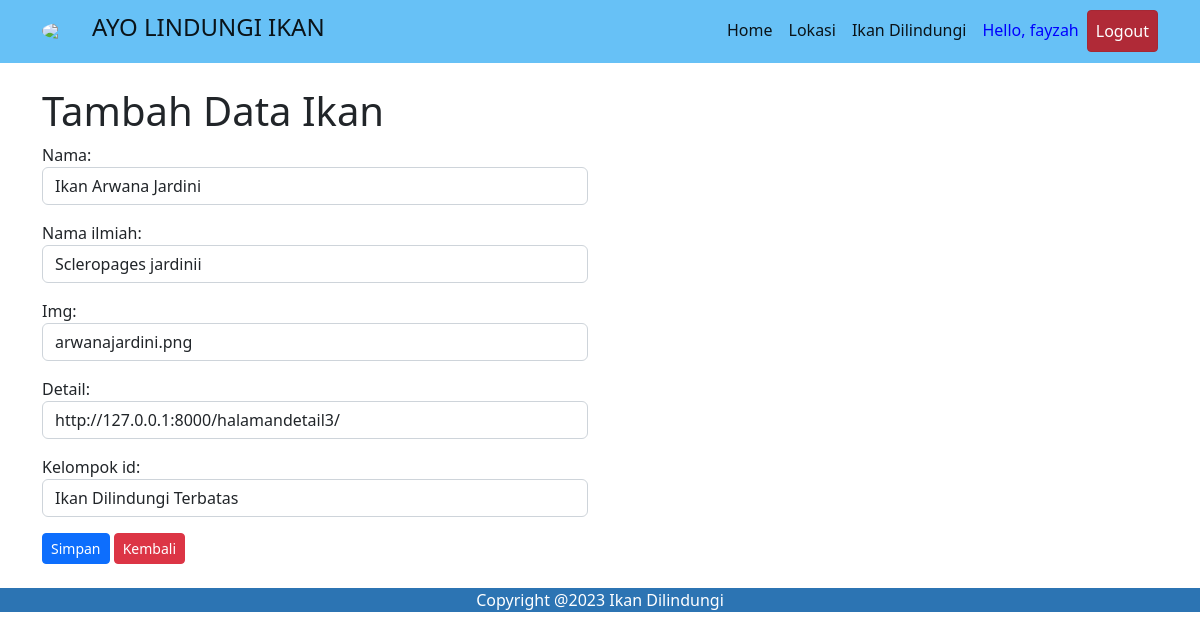
The app's page /halamanberanda/update_data/3 (signed in) with its own data.
### uaspbo/models.py (models this page shows, shortened)
class Ikan(models.Model):
    nama = models.CharField(max_length=50)
    nama_ilmiah = models.CharField(max_length=50)
    img = models.CharField(max_length=30, null=True)
    detail = models.URLField(max_length=100, null=True)
    kelompok_id = models.ForeignKey(Kelompok, on_delete=models.CASCADE, null=True)

### uaspbo/views.py (the view)
# urls.py: path('halamanberanda/update_data/<int:id_ikan>', update_data, name='update_data'),
@login_required(login_url='login')
def update_data(request, id_ikan):
    ikan = Ikan.objects.get(id = id_ikan)
    if request.POST:
        form = FormIkan(request.POST, instance=ikan)
        if form.is_valid():
            form.save()
            form = FormIkan()
            pesan = 'Data Berhasil Diupdate'
            data = {
                'Title' : "Halaman Edit Ikan",
                'form' : form,
                'pesan' : pesan,
                'ikan' : ikan,
            }
            return render(request, 'update_data.html', data)
    else:
        form = FormIkan(instance=ikan)
        data = {
            'Title' : "Halaman Edit Ikan",
            'form' : form,
            'ikan' : ikan,
        }
    return render(request, 'Update_data.html', data)

### uaspbo/forms.py
class FormIkan(ModelForm):
    class Meta:
        model = Ikan
        fields = '__all__'
        widgets = {
            'nama' : forms.TextInput({'class':'form-control', 'placeholder':' Masukkan Nama Ikan', 'required':'required'}),
            'nama_ilmiah' : forms.TextInput({'class':'form-control', 'placeholder':' Masukkan Nama Ilmiah', 'required':'required'}),
            'img' : forms.TextInput({'class':'form-control', 'placeholder':'Masukkan LInk Gambar', 'required':'required'}),
            'detail' : forms.URLInput({'class':'form-control', 'placeholder':'Masukkan Link Detail', 'required':'required'}),
            'kelompok_id' : forms.Select({'class':'form-control', 'placeholder':'Pilih kelompok', 'required':'required'}),
        }

### uaspbo/models.py (called while the page is built)
    def __str__(self):
        return self.kategori

### uaspbo/templates/update_data.html (shortened to what this page needs)
{% extends 'base.html' %} {% load static %} {% block content %} <br />
<div class="container">
  <h1>Tambah Data Ikan</h1>
  <div class="row">
    <div class="col-md-6">
      <form action="{% url 'update_data' ikan.id %}" method="post">
        {% csrf_token %} {{form.as_p}}
        <input type="submit" value="Simpan" class="btn btn-sm btn-primary" />
        <a href="/halamanberanda" class="btn btn-sm btn-danger">Kembali</a>
      </form>
    </div>
  </div>
</div>
{% endblock %}

### templates/base.html (shortened to what this page needs)
{% load static %}
<!DOCTYPE html>
<html lang="en">
  <head>
    <link href="https://cdn.jsdelivr.net/npm/bootstrap@5.2.2/dist/css/bootstrap.min.css" rel="stylesheet" />
    <link rel="stylesheet" href="{% static 'css/stylebaru.css' %}" />
  </head>
  <body>
    <nav class="navbar navbar-expand-lg" style="margin-top: 0; background-color: #67c1f6; color: rgb(247, 247, 250); font-style: bold">
      <div class="container">
        <img
          src="https://img.freepik.com/free-vector/drawn-delicious-sardine-illustration_23-2149003710.jpg?w=740&t=st=1667206424~exp=1667207024~hmac=6d4b2dd6b3861bf66be5fed42e1d4676795cb1885002996b3dd53173640ef83a"
          style="width: 40px; border-radius: 50%; margin-right: 10px; margin-top: 0"
        />
        <a class="navbar-brand" href="/halamanberanda"> <h4>AYO LINDUNGI IKAN</h4></a>
        <div class="collapse navbar-collapse" id="navbarNavAltMarkup">
          <div class="collapse navbar-collapse" id="navbarSupportedContent">
            <ul class="navbar-nav ms-auto">
              <li class="nav-item">
                <a class="nav-link active" aria-current="page" href="/home/">Home</a>
              </li>
              <li class="nav-item">
                <a class="nav-link active" aria-current="page" href="/lokasi/">Lokasi</a>
              </li>
              <li class="nav-item">
                <a class="nav-link active" aria-current="page" href="/ikandilindungi/">Ikan Dilindungi</a>
              </li>
              <li class="nav-item">
                <a class="nav-link active" style="color: Blue;" aria-current="page" href="#"> Hello, {{request.user}}</a>
              </li>
              <li class="nav-item">
                <span><a class="nav-link active btn btn-sm btn-danger" style="color: white;" aria-current="page" href="{% url 'logout' %}">Logout</a></span>
              </li>
            </ul>
          </div>
        </div>
      </div>
    </nav>
    {% block content %} {% endblock %}
    <br>
    <footer style="background: #2C74B3; color: white; text-align: center;">
        Copyright @2023 Ikan Dilindungi
    </footer>
  </body>
</html>

### records on screen
Ikan: nama "Ikan Arwana Jardini", nama_ilmiah "Scleropages jardinii", img "arwanajardini.png", detail "http://127.0.0.1:8000/halamandetail3/", kelompok_id "Ikan Dilindungi Terbatas"

### other values on screen
{{ request.user }} "fayzah"
